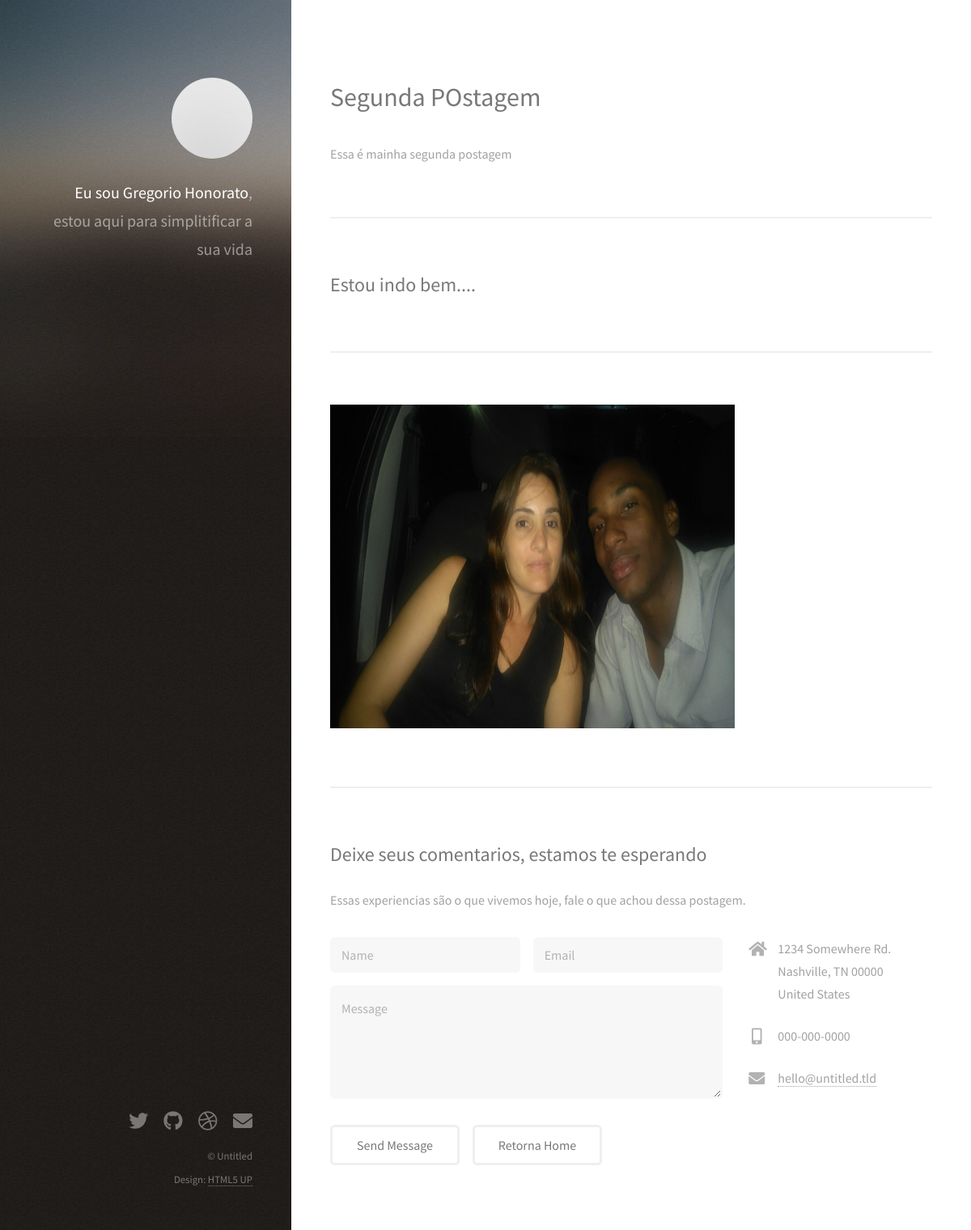
The app's page /post/2/ with its own data.
### website/models.py (models this page shows, shortened)
class Post(models.Model):
    title = models.CharField(max_length=100)
    subtitle = models.CharField(max_length=200)
    content = models.TextField()
    categories = models.CharField(max_length=2,
                 default=Categorias.GR, choices=Categorias.choices)
    deleted = models.BooleanField(default=True)
    image = models.ImageField(upload_to='post', blank=True, null=True)
    def full_name(self):
        return self.title +' '+ self.subtitle
    full_name.admin_order_field = 'id'

### website/views.py (the view)
# urls.py: path('post/<int:id>/', post_details, name='post_details'),
def post_details(request, id):
    post = Post.objects.get(id=id)
    return render(request, 'post_details.html', {'post': post})

### website/templates/post_details.html (shortened to what this page needs)
{% load static %}
<!DOCTYPE HTML>
<html>
	<head>
		<link rel="stylesheet" href="{% static 'assets/css/main.css' %}" />
	</head>
	<body class="is-preload">
			<header id="header">
				<div class="inner">
					<a href="#" class="image avatar"><img src="{% static 'images/avatar.jpg' %}" alt="" /></a>
					<h1><strong>Eu sou Gregorio Honorato</strong>, estou aqui para simplitificar a sua vida<br /></h1>
				</div>
			</header>
			<div id="main">
					<section id="one">
						<header class="major">
							<h2>{{ post.title }}</h2>
						</header>
						<p>{{ post.subtitle }}</p>
					</section>
					<section id="two">
						<h2>{{ post.content }}</h2>
					</section>
					<section id="two">
						{% if post.image.url != '' %}
							<img src="{{ post.image.url }}" width="500" height="400" />
						{% else %}
							<img src="" />
						{% endif %}
					</section>
					<section id="three">
						<h2>Deixe seus comentarios, estamos te esperando</h2>
						<p>Essas experiencias são o que vivemos hoje, fale o que achou dessa postagem.</p>
						<div class="row">
							<div class="col-8 col-12-small">
								<form method="post" action="#">
									<div class="row gtr-uniform gtr-50">
										<div class="col-6 col-12-xsmall"><input type="text" name="name" id="name" placeholder="Name" /></div>
										<div class="col-6 col-12-xsmall"><input type="email" name="email" id="email" placeholder="Email" /></div>
										<div class="col-12"><textarea name="message" id="message" placeholder="Message" rows="4"></textarea></div>
									</div>
								</form>
								<ul class="actions">
									<li><input type="submit" value="Send Message" /></li>
                                    <li><a href="{% url 'home_blog' %}" class="button">Retorna Home</a></li>
								</ul>
							</div>
							<div class="col-4 col-12-small">
								<ul class="labeled-icons">
									<li>
										<h3 class="icon solid fa-home"><span class="label">Address</span></h3>
										1234 Somewhere Rd.<br />
										Nashville, TN 00000<br />
										United States
									</li>
									<li>
										<h3 class="icon solid fa-mobile-alt"><span class="label">Phone</span></h3>
										000-000-0000
									</li>
									<li>
										<h3 class="icon solid fa-envelope"><span class="label">Email</span></h3>
										<a href="#">hello@untitled.tld</a>
									</li>
								</ul>
							</div>
						</div>
					</section>
			</div>
			<footer id="footer">
				<div class="inner">
					<ul class="icons">
						<li><a href="#" class="icon brands fa-twitter"><span class="label">Twitter</span></a></li>
						<li><a href="#" class="icon brands fa-github"><span class="label">Github</span></a></li>
						<li><a href="#" class="icon brands fa-dribbble"><span class="label">Dribbble</span></a></li>
						<li><a href="#" class="icon solid fa-envelope"><span class="label">Email</span></a></li>
					</ul>
					<ul class="copyright">
						<li>&copy; Untitled</li><li>Design: <a href="http://html5up.net">HTML5 UP</a></li>
					</ul>
				</div>
			</footer>
	</body>
</html>

### records on screen
Post: title "Segunda POstagem", subtitle "Essa é mainha segunda postagem", content "Estou indo bem....", image (picture)
